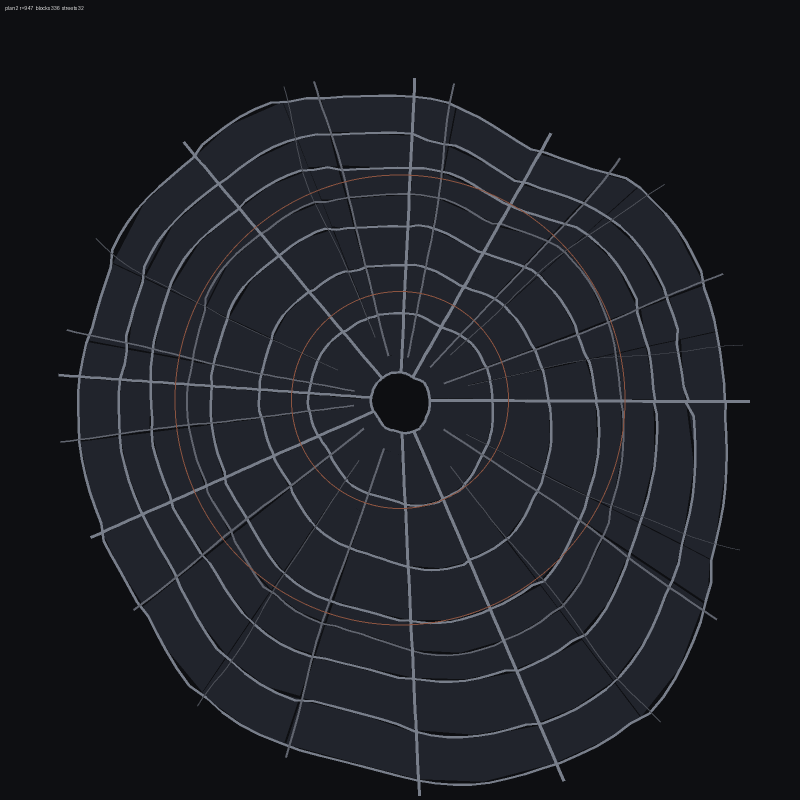
#> input picture Blender/kingdom/look/_plan2_947.png, 1600 x 1600 px, given in place of f1_aerial.png, which was not available (shown at 1/2 size)
$ python _ba.py
#> lines starting #> are read from the running program, lines starting #| are printed output that depends on the picture
"""Side-by-side before/after sheet for the user report.

    python look/_ba.py aerial
    python look/_ba.py street
"""
import os
import sys

from PIL import Image, ImageDraw, ImageFont

LOOK = r"E:\My World\Blender\renders\kingdom\look"

PAIRS = {
    "aerial": ("f1_aerial.png", "C1_aerial.png", "before: 2 900 houses", "after: 12 215 houses"),
    "street": ("f1_game5.png", "C1_game4.png", "before: flat salmon roof", "after: pantiles + dormers"),
}


def font(size):
    for name in ("segoeui.ttf", "arial.ttf", "DejaVuSans.ttf"):
        for base in ("C:/Windows/Fonts/", "/usr/share/fonts/truetype/dejavu/"):
            p = os.path.join(base, name)
            if os.path.exists(p):
                try:
                    return ImageFont.truetype(p, size)
                except OSError:
                    pass
    return ImageFont.load_default()


def main():
    which = sys.argv[1] if len(sys.argv) > 1 else "aerial"
    a, b, la, lb = PAIRS[which]
    ia = Image.open(os.path.join(LOOK, a)).convert("RGB")
#> ia is the input picture: PIL image 1600x1600 RGB; mean R, G, B 29.3, 31.4, 37.2
    ib = Image.open(os.path.join(LOOK, b)).convert("RGB")
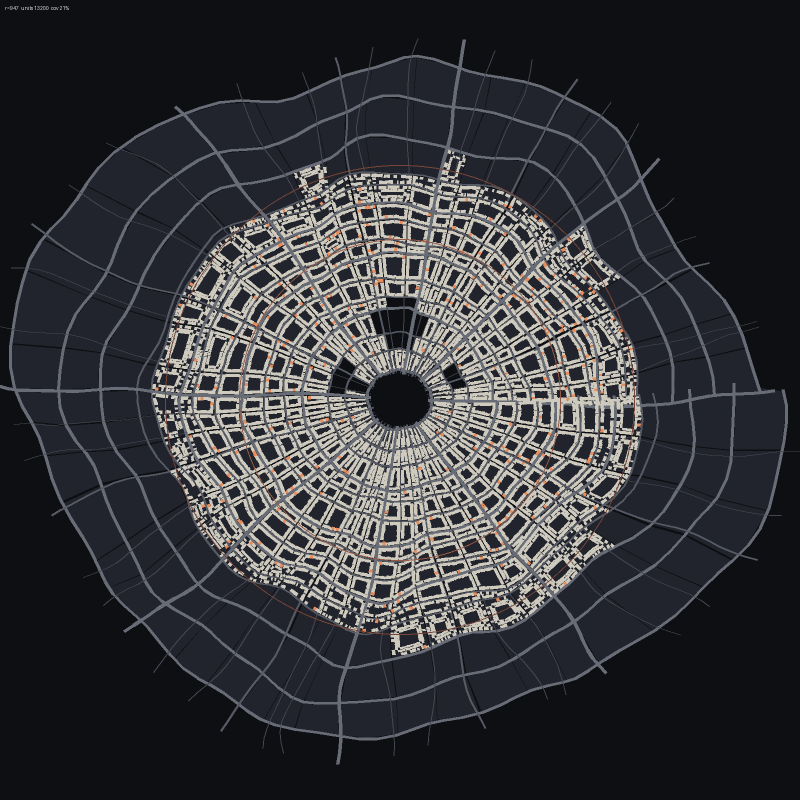
#> input picture Blender/kingdom/look/_plan_947.png, 1600 x 1600 px, given in place of C1_aerial.png, which was not available (shown at 1/2 size)
#> ib is the input picture: PIL image 1600x1600 RGB; mean R, G, B 53, 53.8, 57.1
    W, H = 960, 540
    ia = ia.resize((W, H), Image.LANCZOS)
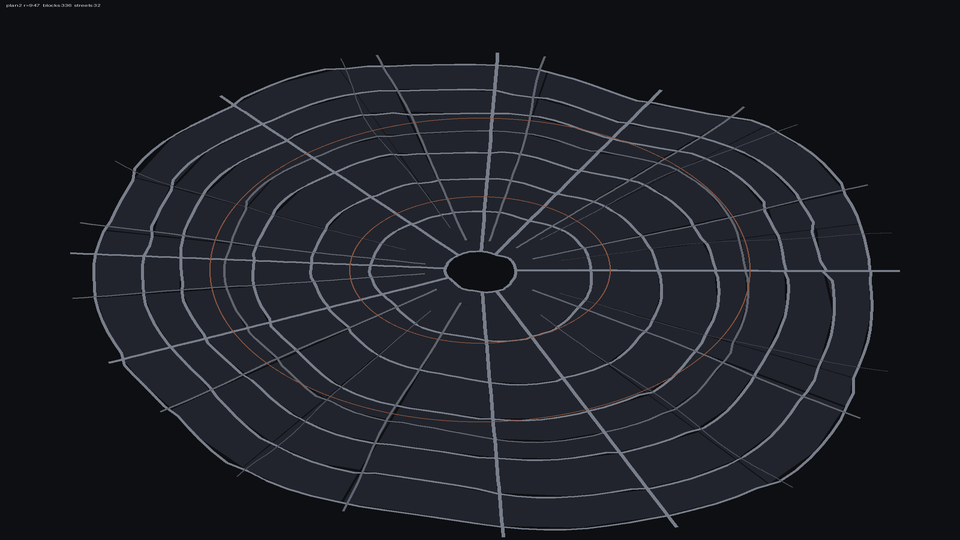
#> ia: PIL image 960x540 RGB; mean R, G, B 29.3, 31.4, 37.2
    ib = ib.resize((W, H), Image.LANCZOS)
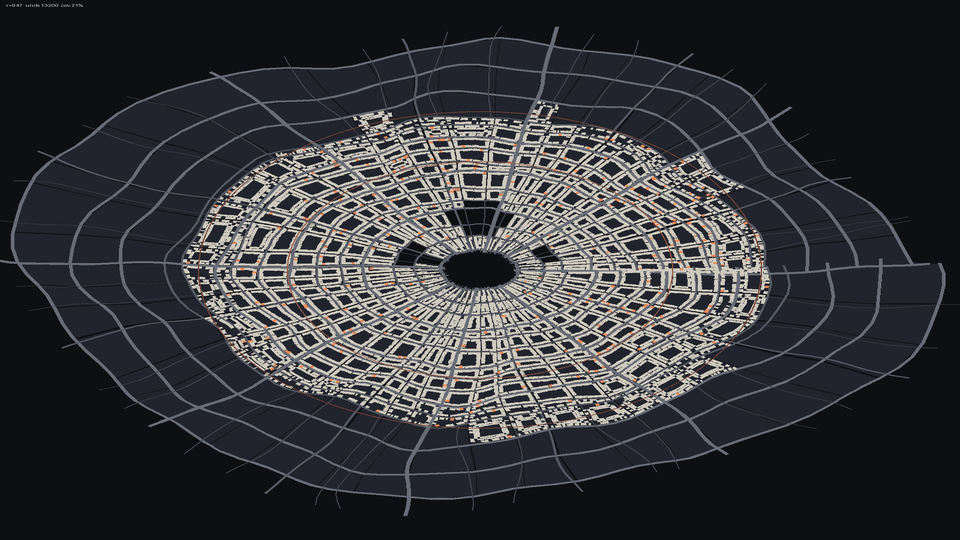
#> ib: PIL image 960x540 RGB; mean R, G, B 53, 53.8, 57.1
    pad, top = 12, 46
    sheet = Image.new("RGB", (W * 2 + pad * 3, H + top + pad), (18, 18, 20))
    sheet.paste(ia, (pad, top))
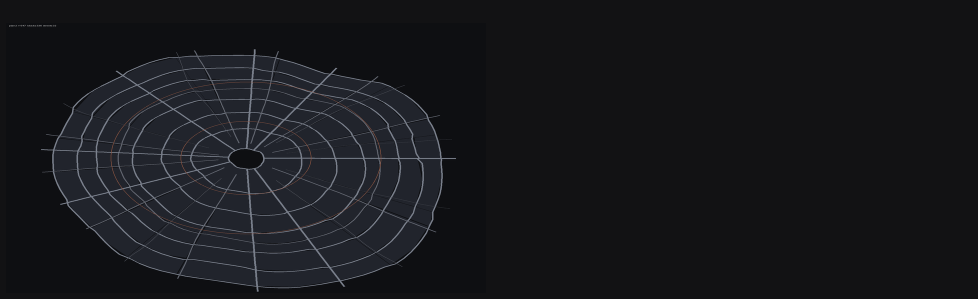
#> sheet: PIL image 1956x598 RGB (shown at 1/2 size); mean R, G, B 23, 23.9, 27.6
    sheet.paste(ib, (pad * 2 + W, top))
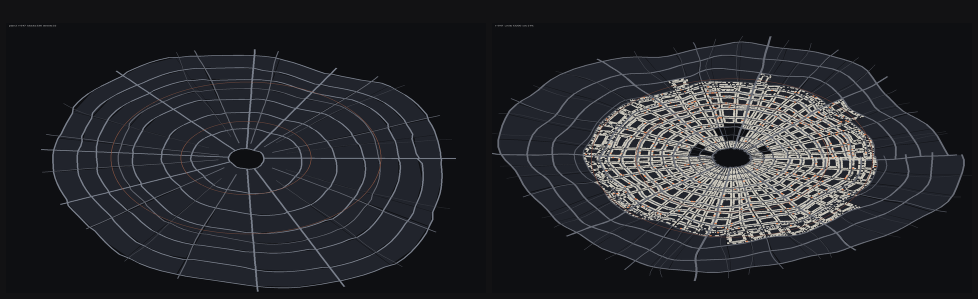
#> sheet: PIL image 1956x598 RGB (shown at 1/2 size); mean R, G, B 38.5, 39.8, 44
    d = ImageDraw.Draw(sheet)
    f = font(26)
    d.text((pad + 8, 10), la, font=f, fill=(214, 214, 220))
    d.text((pad * 2 + W + 8, 10), lb, font=f, fill=(255, 226, 170))
    out = os.path.join(LOOK, "_ba_%s.png" % which)
    sheet.save(out)
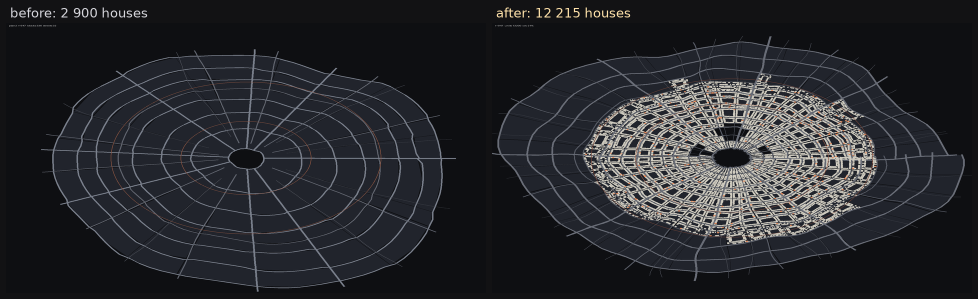
#> saved as _ba_aerial.png: PIL image 1956x598 RGB (shown at 1/2 size); mean R, G, B 39, 40.2, 44.4
    print(out)


if __name__ == "__main__":
    main()
